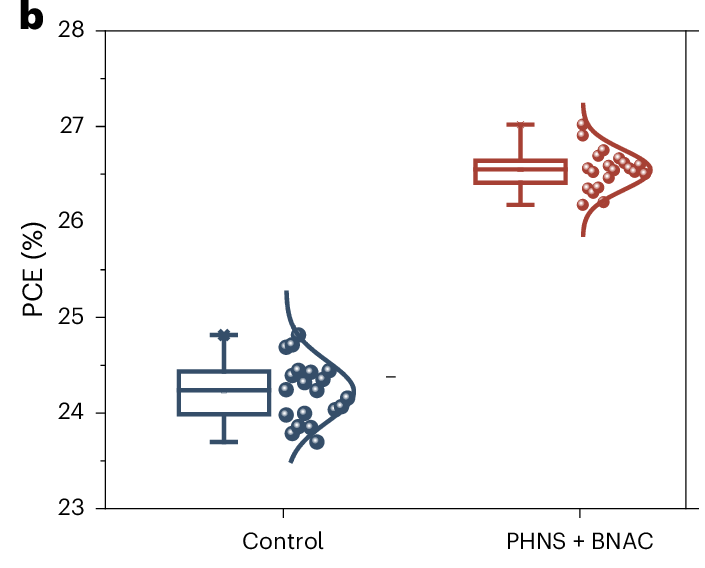

Python code for this plot:
import matplotlib.pyplot as plt
import numpy as np

# --- Data Simulation ---
# Control
ctrl_data = np.random.normal(24.2, 0.3, 30)
# Target
trgt_data = np.random.normal(26.5, 0.2, 30)

# --- Plotting ---
fig, ax = plt.subplots(figsize=(5, 5), dpi=150)

# Boxplot props
boxprops = dict(linewidth=2, color='#335577')
medianprops = dict(linewidth=2, color='#335577')
whiskerprops = dict(linewidth=2, color='#335577')
capprops = dict(linewidth=2, color='#335577')

# Boxplot Control
bp1 = ax.boxplot([ctrl_data], positions=[1], widths=0.4, 
                 boxprops=boxprops, medianprops=medianprops, 
                 whiskerprops=whiskerprops, capprops=capprops, 
                 showfliers=False, patch_artist=False)

# Boxplot Target
boxprops['color'] = '#AA4433'
medianprops['color'] = '#AA4433'
whiskerprops['color'] = '#AA4433'
capprops['color'] = '#AA4433'
bp2 = ax.boxplot([trgt_data], positions=[2], widths=0.4, 
                 boxprops=boxprops, medianprops=medianprops, 
                 whiskerprops=whiskerprops, capprops=capprops, 
                 showfliers=False, patch_artist=False)

# Scatter + Distribution (Raincloud style simulation)
# Control
x_jit = np.random.normal(1.3, 0.05, len(ctrl_data))
ax.scatter(x_jit, ctrl_data, color='#335577', alpha=0.8, s=30, edgecolors='gray')
# Curve
y_kde = np.linspace(23.5, 25.2, 50)
x_kde = 1.3 + 0.3 * np.exp(-((y_kde - 24.2)/0.4)**2)
ax.plot(x_kde, y_kde, color='#335577', lw=2)

# Target
x_jit2 = np.random.normal(2.3, 0.05, len(trgt_data))
ax.scatter(x_jit2, trgt_data, color='#AA4433', alpha=0.8, s=30, edgecolors='gray')
# Curve
y_kde2 = np.linspace(25.8, 27.2, 50)
x_kde2 = 2.3 + 0.3 * np.exp(-((y_kde2 - 26.5)/0.3)**2)
ax.plot(x_kde2, y_kde2, color='#AA4433', lw=2)

# Styling
ax.set_ylabel('PCE (%)', fontsize=14)
ax.set_xticks([1.15, 2.15])
ax.set_xticklabels(['Control', 'PHNS + BNAC'], fontsize=12)
ax.set_ylim(23, 28)
ax.set_xlim(0.5, 2.8)

# Ticks
ax.minorticks_on()
ax.tick_params(direction='in', top=True, right=True)

plt.tight_layout()
plt.show()
